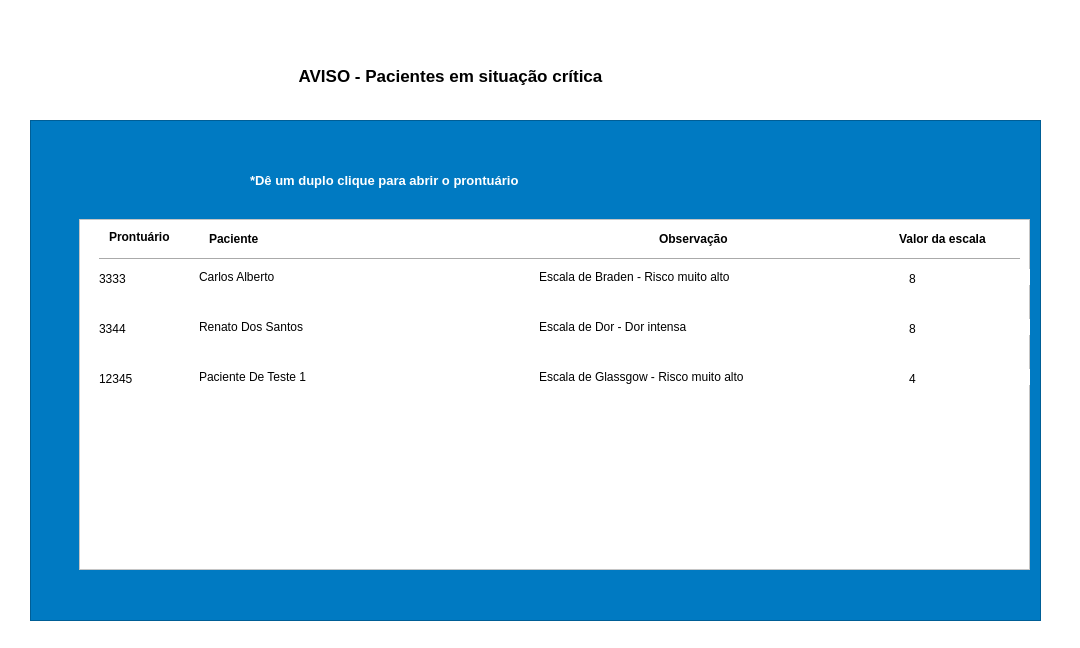
<?xml version="1.0" encoding="UTF-8"?>
<ui version="4.0">
 <class>MainWindow</class>
 <widget class="QMainWindow" name="MainWindow">
  <property name="windowModality">
   <enum>Qt::ApplicationModal</enum>
  </property>
  <property name="geometry">
   <rect>
    <x>0</x>
    <y>0</y>
    <width>1080</width>
    <height>648</height>
   </rect>
  </property>
  <property name="minimumSize">
   <size>
    <width>1080</width>
    <height>648</height>
   </size>
  </property>
  <property name="maximumSize">
   <size>
    <width>1080</width>
    <height>648</height>
   </size>
  </property>
  <property name="windowTitle">
   <string>Aviso</string>
  </property>
  <property name="styleSheet">
   <string notr="true">background-color: rgb(255, 255, 255);</string>
  </property>
  <widget class="QWidget" name="centralwidget">
   <widget class="QLabel" name="label_10">
    <property name="geometry">
     <rect>
      <x>50</x>
      <y>50</y>
      <width>801</width>
      <height>51</height>
     </rect>
    </property>
    <property name="font">
     <font>
      <pointsize>13</pointsize>
      <weight>75</weight>
      <bold>true</bold>
      <underline>false</underline>
     </font>
    </property>
    <property name="text">
     <string>AVISO - Pacientes em situação crítica</string>
    </property>
    <property name="alignment">
     <set>Qt::AlignCenter</set>
    </property>
   </widget>
   <widget class="QFrame" name="frame">
    <property name="geometry">
     <rect>
      <x>30</x>
      <y>120</y>
      <width>1011</width>
      <height>501</height>
     </rect>
    </property>
    <property name="styleSheet">
     <string notr="true">background-color: rgb(0, 122, 194);</string>
    </property>
    <property name="frameShape">
     <enum>QFrame::StyledPanel</enum>
    </property>
    <property name="frameShadow">
     <enum>QFrame::Raised</enum>
    </property>
    <widget class="QFrame" name="frame_2">
     <property name="geometry">
      <rect>
       <x>49</x>
       <y>99</y>
       <width>951</width>
       <height>351</height>
      </rect>
     </property>
     <property name="styleSheet">
      <string notr="true">background-color: rgb(255, 255, 255);</string>
     </property>
     <property name="frameShape">
      <enum>QFrame::StyledPanel</enum>
     </property>
     <property name="frameShadow">
      <enum>QFrame::Raised</enum>
     </property>
     <widget class="QLabel" name="label">
      <property name="geometry">
       <rect>
        <x>120</x>
        <y>50</y>
        <width>231</width>
        <height>16</height>
       </rect>
      </property>
      <property name="text">
       <string>Carlos Alberto</string>
      </property>
     </widget>
     <widget class="QLabel" name="label_2">
      <property name="geometry">
       <rect>
        <x>30</x>
        <y>10</y>
        <width>101</width>
        <height>16</height>
       </rect>
      </property>
      <property name="font">
       <font>
        <pointsize>9</pointsize>
        <weight>75</weight>
        <bold>true</bold>
       </font>
      </property>
      <property name="text">
       <string>Prontuário</string>
      </property>
     </widget>
     <widget class="QLabel" name="label_3">
      <property name="geometry">
       <rect>
        <x>130</x>
        <y>10</y>
        <width>111</width>
        <height>20</height>
       </rect>
      </property>
      <property name="font">
       <font>
        <pointsize>9</pointsize>
        <weight>75</weight>
        <bold>true</bold>
       </font>
      </property>
      <property name="text">
       <string>Paciente</string>
      </property>
     </widget>
     <widget class="Line" name="line">
      <property name="geometry">
       <rect>
        <x>20</x>
        <y>30</y>
        <width>921</width>
        <height>20</height>
       </rect>
      </property>
      <property name="orientation">
       <enum>Qt::Horizontal</enum>
      </property>
     </widget>
     <widget class="QLabel" name="label_4">
      <property name="geometry">
       <rect>
        <x>20</x>
        <y>50</y>
        <width>81</width>
        <height>20</height>
       </rect>
      </property>
      <property name="text">
       <string>3333</string>
      </property>
     </widget>
     <widget class="QLabel" name="label_5">
      <property name="geometry">
       <rect>
        <x>580</x>
        <y>10</y>
        <width>111</width>
        <height>20</height>
       </rect>
      </property>
      <property name="font">
       <font>
        <pointsize>9</pointsize>
        <weight>75</weight>
        <bold>true</bold>
       </font>
      </property>
      <property name="text">
       <string>Observação </string>
      </property>
     </widget>
     <widget class="QLabel" name="label_6">
      <property name="geometry">
       <rect>
        <x>460</x>
        <y>50</y>
        <width>611</width>
        <height>16</height>
       </rect>
      </property>
      <property name="text">
       <string>Escala de Braden - Risco muito alto</string>
      </property>
     </widget>
     <widget class="QLabel" name="label_8">
      <property name="geometry">
       <rect>
        <x>460</x>
        <y>100</y>
        <width>611</width>
        <height>16</height>
       </rect>
      </property>
      <property name="text">
       <string>Escala de Dor - Dor intensa</string>
      </property>
     </widget>
     <widget class="QLabel" name="label_9">
      <property name="geometry">
       <rect>
        <x>120</x>
        <y>100</y>
        <width>231</width>
        <height>16</height>
       </rect>
      </property>
      <property name="text">
       <string>Renato Dos Santos</string>
      </property>
     </widget>
     <widget class="QLabel" name="label_11">
      <property name="geometry">
       <rect>
        <x>20</x>
        <y>100</y>
        <width>81</width>
        <height>20</height>
       </rect>
      </property>
      <property name="text">
       <string>3344</string>
      </property>
     </widget>
     <widget class="QLabel" name="label_12">
      <property name="geometry">
       <rect>
        <x>460</x>
        <y>150</y>
        <width>611</width>
        <height>16</height>
       </rect>
      </property>
      <property name="text">
       <string>Escala de Glassgow - Risco muito alto</string>
      </property>
     </widget>
     <widget class="QLabel" name="label_13">
      <property name="geometry">
       <rect>
        <x>120</x>
        <y>150</y>
        <width>231</width>
        <height>16</height>
       </rect>
      </property>
      <property name="text">
       <string>Paciente De Teste 1</string>
      </property>
     </widget>
     <widget class="QLabel" name="label_14">
      <property name="geometry">
       <rect>
        <x>20</x>
        <y>150</y>
        <width>81</width>
        <height>20</height>
       </rect>
      </property>
      <property name="text">
       <string>12345</string>
      </property>
     </widget>
     <widget class="QLabel" name="label_15">
      <property name="geometry">
       <rect>
        <x>820</x>
        <y>10</y>
        <width>111</width>
        <height>20</height>
       </rect>
      </property>
      <property name="font">
       <font>
        <pointsize>9</pointsize>
        <weight>75</weight>
        <bold>true</bold>
       </font>
      </property>
      <property name="text">
       <string>Valor da escala</string>
      </property>
     </widget>
     <widget class="QLabel" name="label_16">
      <property name="geometry">
       <rect>
        <x>830</x>
        <y>50</y>
        <width>81</width>
        <height>20</height>
       </rect>
      </property>
      <property name="text">
       <string>8</string>
      </property>
     </widget>
     <widget class="QLabel" name="label_17">
      <property name="geometry">
       <rect>
        <x>830</x>
        <y>100</y>
        <width>81</width>
        <height>20</height>
       </rect>
      </property>
      <property name="text">
       <string>8</string>
      </property>
     </widget>
     <widget class="QLabel" name="label_18">
      <property name="geometry">
       <rect>
        <x>830</x>
        <y>150</y>
        <width>81</width>
        <height>20</height>
       </rect>
      </property>
      <property name="text">
       <string>4</string>
      </property>
     </widget>
    </widget>
    <widget class="QLabel" name="label_7">
     <property name="geometry">
      <rect>
       <x>220</x>
       <y>50</y>
       <width>421</width>
       <height>20</height>
      </rect>
     </property>
     <property name="font">
      <font>
       <pointsize>10</pointsize>
       <weight>75</weight>
       <bold>true</bold>
      </font>
     </property>
     <property name="styleSheet">
      <string notr="true">color: rgb(255, 255, 255);</string>
     </property>
     <property name="text">
      <string>*Dê um duplo clique para abrir o prontuário</string>
     </property>
    </widget>
   </widget>
  </widget>
 </widget>
 <resources/>
 <connections/>
</ui>
